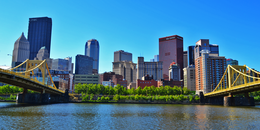
%> input picture hw1/pittsburgh.png, 260 x 130 px, shrunk from 1500 x 750 before the run
$ octave hw1.m   (GNU Octave 9; MATLAB toolbox functions it lacks are replaced by stand-ins)
%> lines starting %> are read from the running program, lines starting %| are printed output that depends on the picture; in (x1, y1, x2, y2) boxes, pixels count from 0 and x2, y2 are one past the last pixel; in counts of white or black regions, pixels touching at a corner belong together; the program's own positions count from 1
### hw1/my_unique.m
function [N] = my_unique(M)

% firstly compare each row in M against the rows below that row in M
% if there is no match, i.e. that row is unique, add that row to N
% if there is a match, don't add

N = [];                                     % initialize the empty N matrix for later use
count = 1;                                  % the row number in N where the newly added row from M will go

for i=1:(size(M,1)-1)                       % for rows in M from 1 to the second last row
    flag = 1;                               % indicate whether there is a match. set the initial value to "no match"

    T = M(i+1:size(M,1),:);                 % the matrix containing rows starting from the row below the current row being compared in M

    if ismember(M(i,:),T,'rows') == 1       % if the row we are comparing has a match in the rows below it
        flag = 0;                           % set flag to "has a match"
    end

    if flag==1                              % if there is no match, copy that row into N
        N(count,:) = M(i,:);
        count = count + 1;                  % increase the row counter
    end
end

if ismember(M(size(M,1),:),N,'rows') == 0   % for the last row in M, if it's not among the unique rows yet, i.e. there is no match between it and
        N(count,:) = M(size(M,1),:);        % other rows, copy it to N

end


### hw1/fib.m
function [val] = fib(n)

if n<=2
    val = 1;
    return
else
    val = fib(n-1) + fib(n-2);
end

end

### hw1/normalize_columns.m
function [B] = normalize_columns(A)

% my thinking process and algorithm:

% 1. calculate the sum of each column generate a row vector out of that;

% 2. get the size of a single column in A (treat each column as a column vector and
% get the row x column size);

% 3. repeat the sum vector in step 1 to produce a matrix of the same size
% as A;

% 4. element-wise divide A by the matrix values in step 3.

B = A./(repmat(sum(A,1),size(A(:,1))));

end

### hw1/normalize_rows.m
function [B] = normalize_rows(A)

% my thinking process and algorithm:

% 1. calculate the sum of each row generate a column vector out of that;

% 2. get the size of a single row in A (treat each row as a row vector and
% get the row x column size);

% 3. repeat the sum vector in step 1 to produce a matrix of the same size
% as A;

% 4. element-wise divide A by the matrix values in step 3.

B = A./(repmat(sum(A,2),size(A(1,:))));

end

### hw1/hw1.m
clc

fprintf('Part 1: Matrices and vectors\n')
%
% 1. Generate a 1000000x1 (one million by one) vector of random numbers from a Gaussian (normal)
% distribution with mean of 0 and standard deviation of 5. Use Matlab's randn function.

mean = 0; std = 5; r = 1000000;      % specify the variable values of mean, standard deviation, and number of rows
v = std.*randn(r,1) + mean;                  % generate the vector with specific size, mean, and standard deviation from a normal distribution

% 2. Add 1 to every value in the previous list, by using a loop. To determine how many times to loop,
% use Matlab's size function. Time this operation and print the number in the code.

v_loop = v;                         % get a copy of the vector in question #1 for later edit use

need_loop = size(v_loop,1)          % get the number of rows, i.e. how many times we need to loop

tic
for i = 1:need_loop
    v_loop(i,:) = v_loop(i,:) + 1;  % add 1 to every row
end
time_elapsed_loop = toc             % time of the operation


% 3. Now add 1 to every value in the original random vector, without using a loop.
% Time this operation, print the time and write it down.

tic
v = v + ones(r,1);               % add 1 by matrix operation
time_elapsed_no_loop = toc;      % time of the operation

fprintf('time_elapsed_no_loop = \n\n')
disp(time_elapsed_no_loop)        % print out the time using disp()


% 4. Plot the exponential function 2.^x, for non-negative even values of x smaller than 100, without using loops.

x = 0:2:98;                      % generate an x containing even values ranging from 0 to 98
plot(x,2.^x)
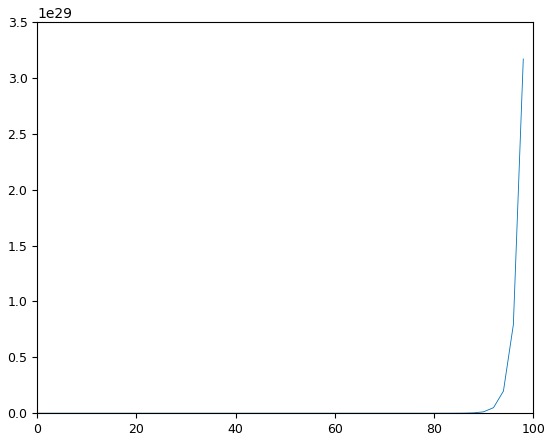
%> figure redrawn from the program's plot data; curve peaks at x = 98, y = 3.17e+29

% 5. Create two matrices A and B which, when added together, result in a 10x10 matrix C containing all numbers from 1 to 100.
% In other words, when I add A and B and convert the result to vector form, I should get a vector containing all numbers from 1 to 100.
% In code, C = A + B; assert(all(C(:) == (1:100)') == 1); Each matrix should only be created with a single command (no loops).

A = [1 2 3 4 5 6 7 8 9 10]';            % specify the two matrices
B = [0 10 20 30 40 50 60 70 80 90];
C = A+B
assert(all(C(:) == (1:100)') == 1)      % assertion should succeed


fprintf('Part 2 - Loops allowed\n')
%
% 6. Create a script that prints all the integers between 1 and 10, in random order, with pauses of 1 second between each two prints.

for i = randperm(10,10)                 % random permutation of integers from 1 - 10
    fprintf('%d ', i)                   % print the number out with a space in between
    pause(1)                            % pause 1 second between two prints
end


% 7. Generate two random matrices A and B, and compute their product by hand, using loops.
% The size of the first matrix should be [5, 3] and of the second [3, 5].
% Check your code by comparing the loop-computed product with the product that you get from Matlab's A*B.

A = rand(5,3);                          % create matrices A (5x3) and B(3x5)
B = rand(3,5);
C = zeros(5,5);                         % initialize matrix C as all zeros for now

for i = 1:5
    for j = 1:5
        for k = 1:3
            C(i,j) = C(i,j) + A(i,k).*B(k,j);       % compute the product of values in corresponding rows and columns (element-wise), sum them up
        end
    end
end

D = A*B;
assert(all(C(:)==D(:)))                 % assert that our computation by hand is correct


fprintf('\n\nPart 3: Functions\n')

% 8. Write a function function [B] = normalize_rows(A) which uses a single command (one line and no loops) to make the sum in each row of the matrix 1.
% Use the repmat function. The sum of the entries in each row should be 1, in the matrix output by your function.

fprintf('\nAn example to verify normalize_rows function: \n')
A = [1 2; 3 4]
B = normalize_rows(A)


% 9. Now write a function function [B] = normalize_columns(A) which instead ensures that the sum in each column is 1.

fprintf('\nAn example to verify normalize_columns function: \n')
A = [1 2; 3 4]
B = normalize_columns(A)


% 10. Create a function function [val] = fib(n) that returns the n-th number (n >= 1) in the Fibonacci sequence 1, 1, 2, 3, 5, 8, 13...

fprintf('\nAn example to verify fib function: \n')
fib(10)


% 11. Implement a function function [N] = my_unique(M) that takes in a matrix M, removes duplicate rows from that input matrix and outputs the result as matrix N.

fprintf('\nAn example to verify my_unique function: \n')

 M = [1 2 3; 3 2 1; 1 1 1; 1 2 3];
 N = my_unique(M)


fprintf('\n\nPart 4: Images\n')

% 12. Read this image into Matlab as a matrix, and write down its dimensions.

I = imread('pittsburgh.png');           % read in the image
%> I is the input picture: size 130x260x3 uint8; mean R, G, B 71.5, 122.5, 149.7
fprintf('\nThe dimensions are ')
disp(size(I))                           % get the dimensions of the image
%| The dimensions are    130   260     3
figure
imshow(I)                               % display the image


% 13. Convert the image into grayscale.

I2 = rgb2gray(I);                       % convert to grayscale
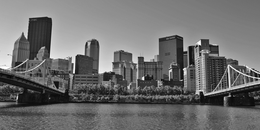
%> I2: size 130x260 uint8; min 1, max 255, mean 110.3
figure
imshow(I2)                              % display the image in grayscale

% 14. Use the function sum and a logical operator which measures equality to a scalar, to determine and write down how many pixels in the grayscale image are equal to 6. Don't use loops.

fprintf('Number of pixels in the grayscale image that are equal to 6: ')
disp(sum(I2(:) == 6))                   % convert it to a vector, find the pixel values that are equal to 6, sum up how many they are
%| Number of pixels in the grayscale image that are equal to 6: 4


% 15. Find the darkest pixel in the image, and write its value and [row, column] in your answer sheet. Don't use loops.
% Hint: Convert to a vector first, and use Matlab's ind2sub function. Use Matlab's help to find out how to use that function.

dark = min(I2(:))                                   % convert to a vector, find the min pixel value, i.e. the darkest
%> dark = 1
[row,col] = ind2sub(size(I2), find(I2==dark))       % use ind2sub to find the row(s) and column(s) of that pixel value
%> row = [93; 77]; col = [202; 257]


% 16. Consider a 31x31 square (a square with side equal to 31 pixels) that is centered on the darkest pixel from the previous question.
% Replace all pixels in that square with white pixels (pixels with value 255). Do this with loops.

for i=(row-15):(row+15)                             % 15-15 on the left and right hand side of the center
    for j=(col-15):(col+15)
        I2(i,j) = 255;                            % set all pixels within the square to value 255
    end
end
%> this loop made 31 passes
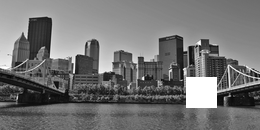
%> I2: size 130x260 uint8; 2.84% of pixels changed, all inside (x1, y1, x2, y2) = (186, 77, 217, 108)

% 17. Take the previous image with the white square in it. Place a 121x121 gray square (e.g. pixel values 150) at the center of this image. This time you are NOT allowed to use loops.
% Hint: You can access a range of rows and columns in a matrix; see examples in the tutorial.

center_row = size(I2,1)/2;                                                % get the row value of the center
%> center_row = 65
center_col = size(I2,2)/2;                                                % get the column value of the center
%> center_col = 130

I2(center_row-60:center_row+60,center_col-60:center_col+60) = 150;        % set all pixels within the sqaure to value 150
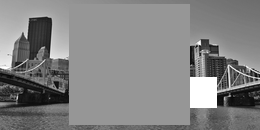
%> I2: size 130x260 uint8; min 1, max 255, mean 130.6


% 18. Make a new figure, display the modified image (which includes both a white square and gray square), and save the new figure to a file using saveas(gcf, 'new_image.png').

gcf = figure                                % set the handle
imshow(I2)                                  % display the image
saveas(gcf, 'new_image.png')                % save it

% 19. Using the original pittsburgh.png image, compute the scalar average pixel value along each channel (R, G, B) separately, then subtract the average value per channel.
% Display the resulting image and write it to a file mean_sub.png.
% If you choose to do this using a new matrix as your image, make sure it is of the same class/datatype (uint8) as the original image; a simple cast would do the job. You may use loops.

counter = 0;                                    % initialize the counter, i.e. how many pixels there are in total
red_sum = 0; green_sum = 0; blue_sum = 0;       % initialize the sum of pixel values for each channel

mod_I = double(I);                              % convert to double for math operations

 for x = 1:size(I,1)
     for y = 1:size(I,2)
         red_sum = red_sum + mod_I(x,y,1);          % for each channel, sum up their pixel values
         green_sum = green_sum + mod_I(x,y,2);
         blue_sum = blue_sum + mod_I(x,y,3);
         counter = counter + 1;                     % increase the counter
     end
 end
%> after the loop, blue_sum = 5059736; counter = 33800; green_sum = 4139943; red_sum = 2415937

 red_mean = red_sum/counter;                        % divide the sum of pixel values by the counter to get the average for each channel
%> red_mean = 71.48
 green_mean = green_sum/counter;
%> green_mean = 122.5
 blue_mean = blue_sum/counter;
%> blue_mean = 149.7

 I(:,:,1) = I(:,:,1) - red_mean;                    % subtract the average from the original image
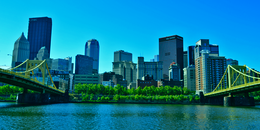
%> I: size 130x260x3 uint8; mean R, G, B 15.3, 122.5, 149.7
 I(:,:,2) = I(:,:,2) - green_mean;
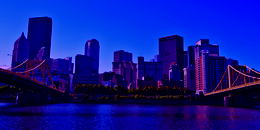
%> I: size 130x260x3 uint8; mean R, G, B 15.3, 24.8, 149.7
 I(:,:,3) = I(:,:,3) - blue_mean;
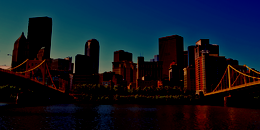
%> I: size 130x260x3 uint8; mean R, G, B 15.3, 24.8, 37.8

 figure
 imshow(I);                                         % display the image
 imwrite(I, 'mean_sub.png')                         % write and save it
